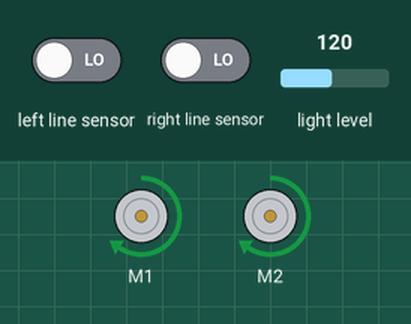
Bench run of a program on a simulated BBC micro:bit (MakeCode). Shown: 2 × DC motor (green arrow = forward, orange = backward, longer = faster). The test bench sets the inputs (shaded band); at power-on: light level 120, left line sensor LOW, right line sensor LOW.

Above: at 1.2 s.
1.3 s: light level set to 5
4.3 s: left line sensor driven HIGH
At 4.9 s:
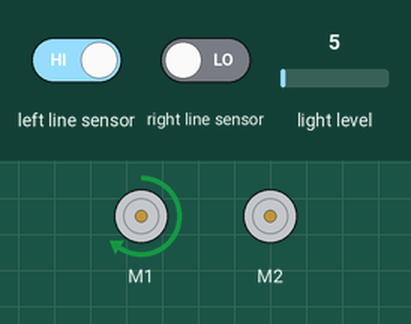
7.3 s: right line sensor driven HIGH
8.8 s: left line sensor driven LOW
At 9.3 s:
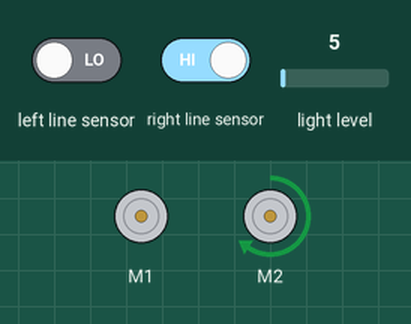
11.8 s: right line sensor driven LOW
At 12.7 s:
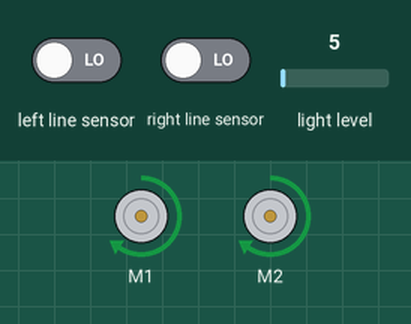
14.8 s: light level set to 128
At 15.72 s:
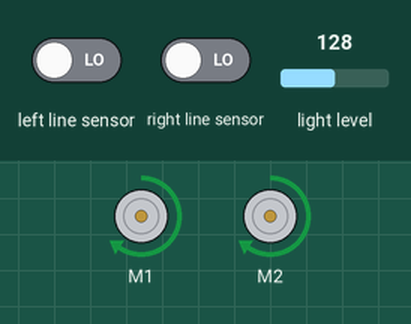
Timing chart, 0 to 42.3 s (numbered marks = the images above; inputs shaded):
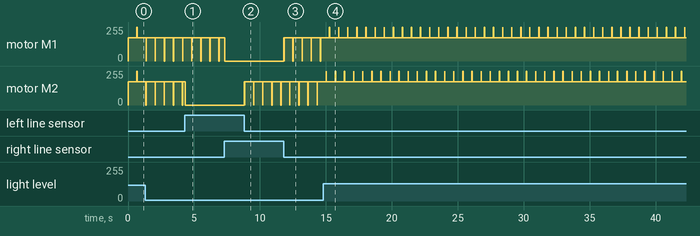

The program:

main.ts
```typescript
basic.forever(function () {
    if (input.lightLevel() > 70) {
        maqueen.motorRun(maqueen.Motors.All, maqueen.Dir.CW, 255)
    } else {
        maqueen.motorRun(maqueen.Motors.All, maqueen.Dir.CW, 0)
    }
})
basic.forever(function () {
    if (maqueen.readPatrol(maqueen.Patrol.PatrolLeft) == 0 && maqueen.readPatrol(maqueen.Patrol.PatrolRight) == 0) {
        maqueen.motorRun(maqueen.Motors.All, maqueen.Dir.CW, 175)
    } else if (maqueen.readPatrol(maqueen.Patrol.PatrolLeft) == 1 && maqueen.readPatrol(maqueen.Patrol.PatrolRight) == 0) {
        maqueen.motorRun(maqueen.Motors.M2, maqueen.Dir.CW, 0)
        maqueen.motorRun(maqueen.Motors.M1, maqueen.Dir.CW, 175)
    } else if (maqueen.readPatrol(maqueen.Patrol.PatrolLeft) == 0 && maqueen.readPatrol(maqueen.Patrol.PatrolRight) == 1) {
        maqueen.motorRun(maqueen.Motors.M2, maqueen.Dir.CW, 175)
        maqueen.motorRun(maqueen.Motors.M1, maqueen.Dir.CW, 0)
    }
})
```

test.ts
```typescript
// aquí va el archivo "tests"; esto no se compilará cuando este paquete se utilice como una extensión.
```

Measured:
- after the input at 8.8 s, motor M2: stopped → forward 175/255 at once, then repeats every 0.68 s: stopped 0.02 s, forward 175/255 0.66 s
- after the input at 11.8 s, motor M1: stopped → forward 175/255 at once, then repeats every 0.68 s: stopped 0.02 s, forward 175/255 0.66 s
- by itself, motor M1: alternates forward 175/255 for 0.66 s and stopped for 0.03 s
